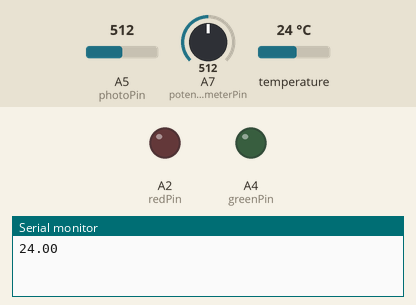
Recording of a program running on a simulated Arduino Nano, built with avr-gcc and run on an emulated ATmega328P. On the bench: output pins drawn as LEDs (lit = HIGH), the last lines printed to the serial monitor. The inputs (shaded band) are chosen by the test bench; at power-on: A7 (potentionmeterPin) = 512, A5 (photoPin) = 512, temperature 24 °C.

Above: at 1.5 s.
1.6 s: A7 (potentionmeterPin) set to 530
At 3.9 s:
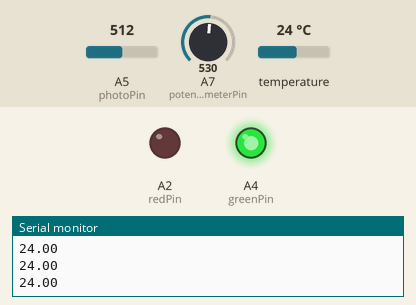
4.5 s: A7 (potentionmeterPin) set to 511
At 6.5 s:
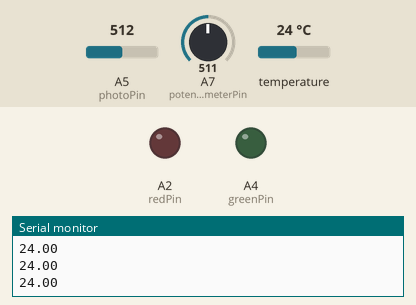
6.8 s: A7 (potentionmeterPin) set to 716
At 8.2 s:
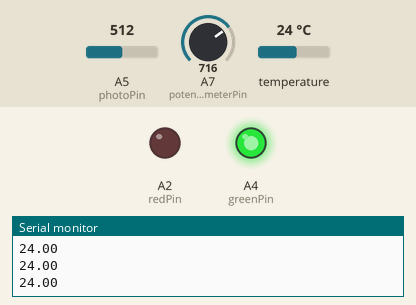
Timing chart, 0 to 9.8 s (numbered marks = the images above; inputs shaded):
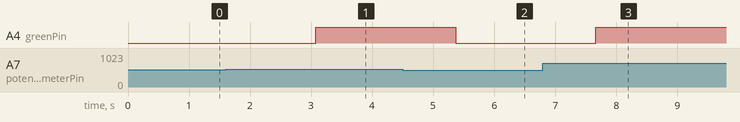

Measured:
- the behaviour switches between 513 and 514 on A7 (potentionmeterPin) (found by bisection; images 0 and 1)
- after the input at 1.6 s, A4 (greenPin): LOW → HIGH after 1.5 s
- after the input at 4.5 s, A4 (greenPin): HIGH → LOW after 0.87 s
- after the input at 6.8 s, A4 (greenPin): LOW → HIGH after 0.86 s

The program:

main.cpp
```cpp
#include <Arduino.h>
#include <OneWire.h> //For the temperature
#include <DallasTemperature.h> // also for the temperature

#define ONE_WIRE_BUS 3 //it define ONE_WIRE_BUS to equal 3 whenever it is written
const int photoPin = A5;
const int potentionmeterPin = A7; //We'll use potentionmeter as our 3rd sensor
int photoValue;
int potValue;
float CValue=0;
float FValue=0;
int redPin = A2; //we need to define a pin for each color
int greenPin = A4;
int bluePin = A6;


OneWire oneWire(ONE_WIRE_BUS); //required for temperature reading, internet will help you understand if you are interested

DallasTemperature sensors(&oneWire); //required for temperature reading, internet will help you understand if you are interested

void setup(){
  pinMode(photoValue, INPUT); //this registration is optional
  pinMode(potentionmeterPin, INPUT);
  sensors.begin(); //this is required
  pinMode(redPin, OUTPUT); //also one per color
  pinMode(greenPin, OUTPUT);
  pinMode(bluePin, OUTPUT);
  Serial.begin(9600);
}

void setColor(int red, int green, int blue) //This is a function, i give it to you, its stole from https://learn.adafruit.com/adafruit-arduino-lesson-3-rgb-leds/arduino-sketch
{
  #ifdef COMMON_ANODE
    red = 255 - red;
    green = 255 - green;
    blue = 255 - blue;
  #endif
  analogWrite(redPin, red); //we use analogWrite because digital is limited to 1 and 0, we want more control (0 to 255). it allows shades of colors
  analogWrite(greenPin, green);
  analogWrite(bluePin, blue);
}


void loop(){
  photoValue = analogRead(photoPin); //this value can be from 0 to 1023, you will need to play around to find the tiping point from light to dark
  potValue = analogRead(potentionmeterPin);
  sensors.requestTemperatures(); //sensor now hold the temperature
  CValue=sensors.getTempCByIndex(0); //Canadian temp, because frezzing is Zero and it make more sense
  Serial.println(CValue);
  potValue = map(potValue,0,1023,0,255);
  photoValue = map(photoValue, 0, 1023,0,255); // an array start at 0, we keep the logic, it could be 1, but the if/else would have to be modified
  //We do not use map on CValue, because it is temp and i have to assumptions: 1(No one is doing this in freezing temp) 2(no on is doing this over 255 celcius OR faranheit)

  //note that function code must be BEFORE we use it in our code.
  setColor(CValue,potValue,photoValue); //this is how you call a function. Note that this one takes number from 0 to 255, as this is the range of a write function, and also the max value of a color.
}
```
